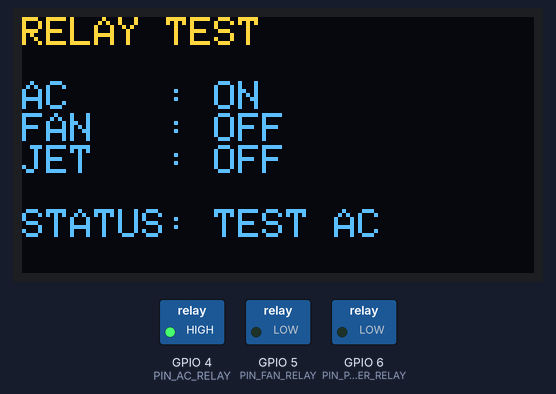
Bench run of a sketch on a simulated ESP32-S3. Parts: 128×64 one-colour display, switched loads named in the sketch (green lamp = pin HIGH). The OLED is the two-colour kind (top 16 rows yellow); what the sketch prints to the serial monitor is not drawn.

Above: at 0.9 s.
At 1.8 s:
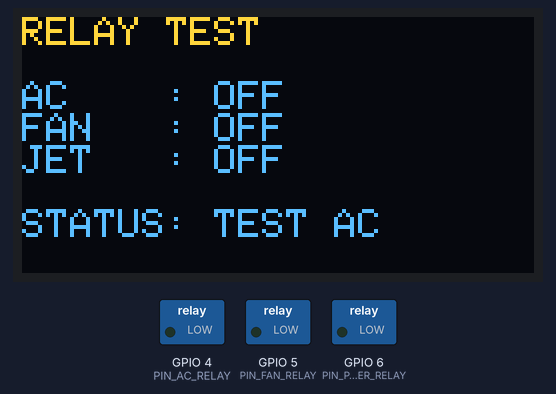
At 3.0 s:
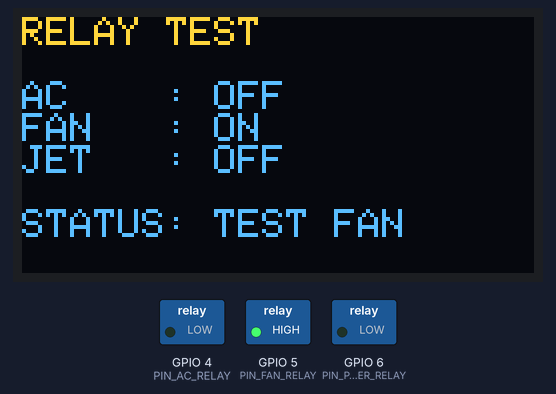
At 3.8 s:
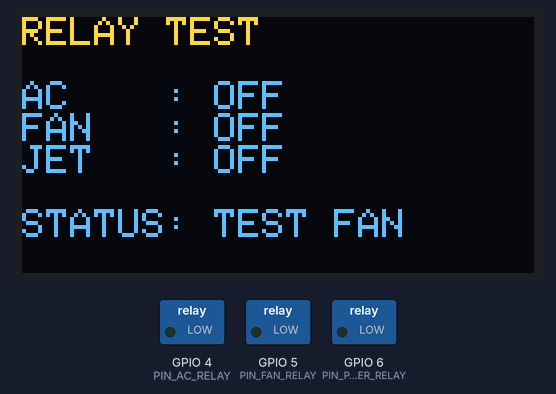
At 5.1 s:
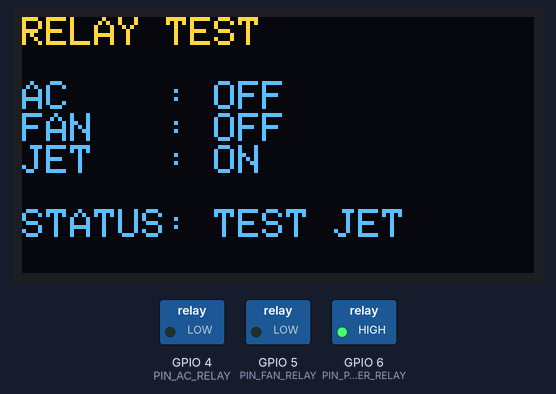
At 6.6 s:
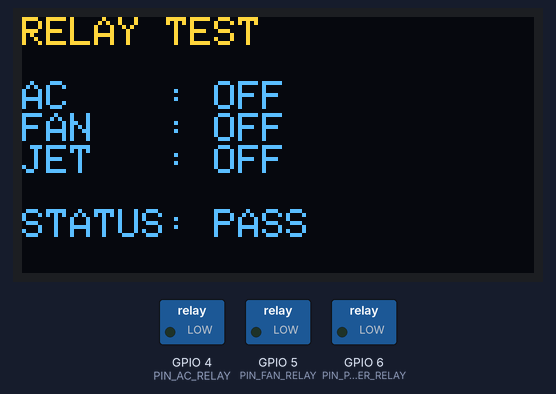
Timing chart, 0 to 8.1 s (numbered marks = the images above):
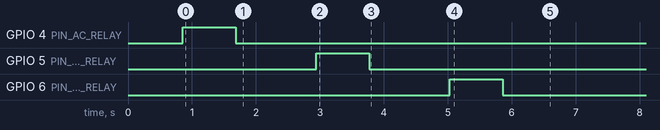

Measured:
- what the display in image 0 shows lasts 0.8 s, from 0.9 s to 1.7 s
- what the display in image 1 shows lasts 0.6 s, from 1.7 s to 2.3 s

The sketch:

test03_gpio_output.ino
```cpp
#include <Arduino.h>
#include <Wire.h>
#include <Adafruit_SSD1306.h>

// TEST 03 - GPIO OUTPUT / RELAY
// Phu hop: ESP32-S3 N16R8 CH343P
// Muc dich: test 3 relay output don gian theo PinConfig.h (KHONG sua PinConfig)
//   GPIO4 = AC Relay
//   GPIO5 = Fan Relay
//   GPIO6 = Jetson/Pi Power Relay
//   GPIO7 KHONG thuoc TEST03 (danh cho TEST06 PWM/FET)
// Quy uoc: LOW = OFF, HIGH = ON (active HIGH) - KHONG dao polarity
// OLED SSD1306 128x64 I2C 0x3C SDA8 SCL9 - chi hien thi gon 7 dong
// Serial 115200 - hien thi debug chi tiet day du
//
// KHONG bat 12V, KHONG dieu khien tai cong suat
// KHONG test PWM tai day (xem TEST06)
// KHONG dieu khien Motor tai day (xem TEST07)
// Test CHAY 1 LAN roi dung sau FINAL RESULT - khong lap cycle vo han

// OLED SSD1306 128x64 I2C 0x3C SDA8 SCL9
#define OLED_SDA 8
#define OLED_SCL 9
#define OLED_ADDR 0x3C
#define OLED_W 128
#define OLED_H 64
Adafruit_SSD1306 display(OLED_W, OLED_H, &Wire, -1);
bool oled_ok = false;

// GPIO - GIU NGUYEN theo yeu cau (KHONG sua PinConfig.h, KHONG doi GPIO, KHONG doi polarity)
#define PIN_AC_RELAY        4
#define PIN_FAN_RELAY       5
#define PIN_PI_POWER_RELAY  6
// PIN_FAN_FET_PWM 7 KHONG thuoc TEST03 - danh cho TEST06

// Chi test 3 relay
const uint8_t kRelayPins[3] = { PIN_AC_RELAY, PIN_FAN_RELAY, PIN_PI_POWER_RELAY };
const char* kRelayLabels[3] = { "AC RELAY", "FAN RELAY", "JETSON RELAY" };
const char* kRelayShort[3]  = { "AC", "FAN", "JET" };

// Delay ngan de quan sat relay (500-1000ms), khong dung delay dai
#define DELAY_OFF_MS 600
#define DELAY_ON_MS  800

// Trang thai hien thi OLED
bool g_acOn = false;
bool g_fanOn = false;
bool g_jetOn = false;

// Ket qua test
bool g_bootAllOffPass = false;
bool g_resultAc = false;
bool g_resultFan = false;
bool g_resultJet = false;
bool g_overallPass = false;
bool g_testDone = false;

void oledShow(const char* status) {
    if (!oled_ok) return;
    display.clearDisplay();
    display.setTextSize(1);
    display.setTextColor(SSD1306_WHITE);
    display.setCursor(0, 0);
    // Toi da 7 dong - gon, khong tran 128x64
    display.println("RELAY TEST");
    display.println("");
    display.print("AC    : ");
    display.println(g_acOn ? "ON" : "OFF");
    display.print("FAN   : ");
    display.println(g_fanOn ? "ON" : "OFF");
    display.print("JET   : ");
    display.println(g_jetOn ? "ON" : "OFF");
    display.println("");
    display.print("STATUS: ");
    display.println(status);
    display.display();
}

void updateGlobalStateFromPins() {
    g_acOn  = digitalRead(PIN_AC_RELAY) == HIGH;
    g_fanOn = digitalRead(PIN_FAN_RELAY) == HIGH;
    g_jetOn = digitalRead(PIN_PI_POWER_RELAY) == HIGH;
}

void setRelayLevel(uint8_t pin, int level) {
    digitalWrite(pin, level);
    // cap nhat trang thai OLED ngay sau khi ghi
    if (pin == PIN_AC_RELAY) g_acOn = (level == HIGH);
    else if (pin == PIN_FAN_RELAY) g_fanOn = (level == HIGH);
    else if (pin == PIN_PI_POWER_RELAY) g_jetOn = (level == HIGH);
}

void setAllLowSafe() {
    digitalWrite(PIN_AC_RELAY, LOW);
    digitalWrite(PIN_FAN_RELAY, LOW);
    digitalWrite(PIN_PI_POWER_RELAY, LOW);
    g_acOn = false;
    g_fanOn = false;
    g_jetOn = false;
}

void printHeader() {
    Serial.println("================================");
    Serial.println("GPIO OUTPUT / RELAY TEST");
    Serial.println("================================");
    Serial.println();
}

void printPinMapping() {
    Serial.println("AC RELAY     GPIO4");
    Serial.println("FAN RELAY    GPIO5");
    Serial.println("JETSON RELAY GPIO6");
    Serial.println();
}

void printBootState() {
    Serial.println("BOOT STATE");
    Serial.printf("GPIO4: %s\n", digitalRead(PIN_AC_RELAY) ? "ON" : "OFF");
    Serial.printf("GPIO5: %s\n", digitalRead(PIN_FAN_RELAY) ? "ON" : "OFF");
    Serial.printf("GPIO6: %s\n", digitalRead(PIN_PI_POWER_RELAY) ? "ON" : "OFF");
    Serial.println();
}

// Test 1 relay theo chu trinh OFF -> ON -> OFF, verify bang digitalRead sau moi digitalWrite
// Tra ve true neu ca 3 buoc dung level mong doi (LOW/HIGH/LOW)
bool runSingleRelayTest(uint8_t pin, const char* label, const char* statusLabel) {
    Serial.println("--------------------------------");
    Serial.printf("TEST GPIO%d - %s\n", pin, label);
    Serial.println("--------------------------------");

    bool pass = true;

    // Buoc 1: OFF
    setRelayLevel(pin, LOW);
    oledShow(statusLabel);
    delay(DELAY_OFF_MS);
    {
        int lvl = digitalRead(pin);
        const char* lvlStr = (lvl == HIGH) ? "HIGH" : "LOW";
        Serial.println("STATE: OFF");
        Serial.printf("GPIO LEVEL: %s\n", lvlStr);
        Serial.println();
        // log chi tiet theo yeu cau: ten relay, GPIO, command/state, actual level
        Serial.printf("[%s] GPIO%d | CMD: OFF | LEVEL: %s | %s\n", label, pin, lvlStr, (lvl == LOW) ? "OK" : "MISMATCH");
        if (lvl != LOW) pass = false;
    }

    // Buoc 2: ON
    setRelayLevel(pin, HIGH);
    oledShow(statusLabel);
    delay(DELAY_ON_MS);
    {
        int lvl = digitalRead(pin);
        const char* lvlStr = (lvl == HIGH) ? "HIGH" : "LOW";
        Serial.println("STATE: ON");
        Serial.printf("GPIO LEVEL: %s\n", lvlStr);
        Serial.println();
        Serial.printf("[%s] GPIO%d | CMD: ON  | LEVEL: %s | %s\n", label, pin, lvlStr, (lvl == HIGH) ? "OK" : "MISMATCH");
        if (lvl != HIGH) pass = false;
    }

    // Buoc 3: OFF lai (ve safe state)
    setRelayLevel(pin, LOW);
    oledShow(statusLabel);
    delay(DELAY_OFF_MS);
    {
        int lvl = digitalRead(pin);
        const char* lvlStr = (lvl == HIGH) ? "HIGH" : "LOW";
        Serial.println("STATE: OFF");
        Serial.printf("GPIO LEVEL: %s\n", lvlStr);
        Serial.println();
        Serial.printf("[%s] GPIO%d | CMD: OFF | LEVEL: %s | %s\n", label, pin, lvlStr, (lvl == LOW) ? "OK" : "MISMATCH");
        if (lvl != LOW) pass = false;
    }

    Serial.printf("RESULT: %s\n", pass ? "PASS" : "FAIL");
    Serial.println();
    return pass;
}

void runAllTestsOnce() {
    // Giai doan TEST AC
    g_resultAc = runSingleRelayTest(PIN_AC_RELAY, "AC RELAY", "TEST AC");
    // Dam bao ve safe OFF truoc relay tiep theo
    setAllLowSafe();

    // Giai doan TEST FAN
    g_resultFan = runSingleRelayTest(PIN_FAN_RELAY, "FAN RELAY", "TEST FAN");
    setAllLowSafe();

    // Giai doan TEST JETSON
    g_resultJet = runSingleRelayTest(PIN_PI_POWER_RELAY, "JETSON RELAY", "TEST JET");
    setAllLowSafe();

    // Final summary
    g_overallPass = g_bootAllOffPass && g_resultAc && g_resultFan && g_resultJet;

    Serial.println("FINAL RESULT");
    Serial.printf("GPIO4 AC RELAY      : %s\n", g_resultAc ? "PASS" : "FAIL");
    Serial.printf("GPIO5 FAN RELAY     : %s\n", g_resultFan ? "PASS" : "FAIL");
    Serial.printf("GPIO6 JETSON RELAY  : %s\n", g_resultJet ? "PASS" : "FAIL");
    Serial.printf("BOOT ALL OFF        : %s\n", g_bootAllOffPass ? "PASS" : "FAIL");
    Serial.printf("OVERALL             : %s\n", g_overallPass ? "PASS" : "FAIL");
    Serial.println();

    // OLED cuoi cung hien thi PASS/FAIL tong
    oledShow(g_overallPass ? "PASS" : "FAIL");
    g_testDone = true;
}

void setup() {
    Serial.begin(115200);
    delay(100);
    while (!Serial && millis() < 3000) {}

    printHeader();
    printPinMapping();

    // Init 3 relay pins ve safe OFF (LOW = OFF) - KHONG dao polarity
    pinMode(PIN_AC_RELAY, OUTPUT);
    pinMode(PIN_FAN_RELAY, OUTPUT);
    pinMode(PIN_PI_POWER_RELAY, OUTPUT);
    setAllLowSafe();
    delay(50);

    // Boot state check - ca 3 phai OFF khi khoi dong
    bool bootAcOff  = digitalRead(PIN_AC_RELAY) == LOW;
    bool bootFanOff = digitalRead(PIN_FAN_RELAY) == LOW;
    bool bootJetOff = digitalRead(PIN_PI_POWER_RELAY) == LOW;
    g_bootAllOffPass = bootAcOff && bootFanOff && bootJetOff;

    printBootState();

    // OLED init
    Wire.begin(OLED_SDA, OLED_SCL);
    if (!display.begin(SSD1306_SWITCHCAPVCC, OLED_ADDR)) {
        oled_ok = false;
        Serial.println("[OLED] INIT FAIL");
    } else {
        oled_ok = true;
        oledShow("READY");
        Serial.println("[OLED] INIT PASS - 128x64 READY");
        Serial.println();
    }

    // Ghi chu an toan (khong thuc thi nguon 12V)
    Serial.println("[SAFETY] Relays switch AC/DC - no 12V load in this test");
    Serial.println("[SAFETY] LOW=OFF HIGH=ON - polarity preserved");
    Serial.println();

    // Chay test 1 lan duy nhat
    runAllTestsOnce();
}

void loop() {
    // Test da chay xong trong setup() - chi duy tri OLED hien thi FINAL PASS/FAIL
    // Khong lap cycle vo han theo yeu cau
    // Giu OLED refresh nhe neu can (khong can cap nhat lien tuc)
    if (g_testDone) {
        // duy tri hien thi cuoi cung, khong lam gi them
        delay(1000);
        return;
    }
}
```
